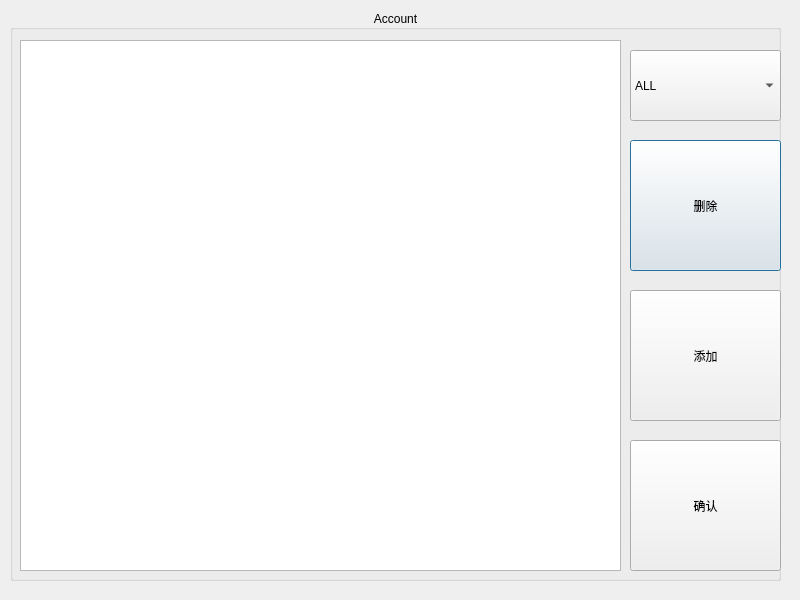
<?xml version="1.0" encoding="UTF-8"?>
<ui version="4.0">
 <class>editTablesWindow</class>
 <widget class="QDialog" name="editTablesWindow">
  <property name="geometry">
   <rect>
    <x>0</x>
    <y>0</y>
    <width>800</width>
    <height>600</height>
   </rect>
  </property>
  <property name="sizePolicy">
   <sizepolicy hsizetype="Expanding" vsizetype="Expanding">
    <horstretch>0</horstretch>
    <verstretch>0</verstretch>
   </sizepolicy>
  </property>
  <property name="minimumSize">
   <size>
    <width>800</width>
    <height>600</height>
   </size>
  </property>
  <property name="windowTitle">
   <string>Dialog</string>
  </property>
  <widget class="QGroupBox" name="groupBox">
   <property name="geometry">
    <rect>
     <x>10</x>
     <y>10</y>
     <width>771</width>
     <height>571</height>
    </rect>
   </property>
   <property name="title">
    <string>Account</string>
   </property>
   <property name="alignment">
    <set>Qt::AlignCenter</set>
   </property>
   <widget class="QTableView" name="tableView">
    <property name="geometry">
     <rect>
      <x>10</x>
      <y>30</y>
      <width>601</width>
      <height>531</height>
     </rect>
    </property>
   </widget>
   <widget class="QPushButton" name="deleteTableBtn">
    <property name="geometry">
     <rect>
      <x>620</x>
      <y>130</y>
      <width>151</width>
      <height>131</height>
     </rect>
    </property>
    <property name="text">
     <string>删除</string>
    </property>
   </widget>
   <widget class="QPushButton" name="addTableBtn">
    <property name="geometry">
     <rect>
      <x>620</x>
      <y>280</y>
      <width>151</width>
      <height>131</height>
     </rect>
    </property>
    <property name="text">
     <string>添加</string>
    </property>
   </widget>
   <widget class="QPushButton" name="submitBtn">
    <property name="geometry">
     <rect>
      <x>620</x>
      <y>430</y>
      <width>151</width>
      <height>131</height>
     </rect>
    </property>
    <property name="text">
     <string>确认</string>
    </property>
   </widget>
   <widget class="QComboBox" name="comboBox">
    <property name="geometry">
     <rect>
      <x>620</x>
      <y>40</y>
      <width>151</width>
      <height>71</height>
     </rect>
    </property>
    <property name="layoutDirection">
     <enum>Qt::LeftToRight</enum>
    </property>
    <property name="editable">
     <bool>false</bool>
    </property>
    <item>
     <property name="text">
      <string>ALL</string>
     </property>
    </item>
    <item>
     <property name="text">
      <string>USER</string>
     </property>
    </item>
    <item>
     <property name="text">
      <string>WAITER</string>
     </property>
    </item>
    <item>
     <property name="text">
      <string>COOK</string>
     </property>
    </item>
    <item>
     <property name="text">
      <string>ADMIN</string>
     </property>
    </item>
   </widget>
  </widget>
 </widget>
 <resources/>
 <connections/>
</ui>
